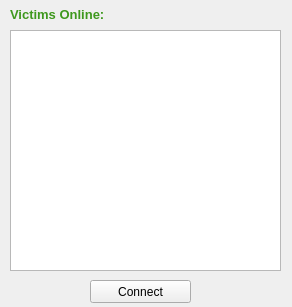
<?xml version="1.0" encoding="UTF-8"?>
<ui version="4.0">
 <class>connectc</class>
 <widget class="QWidget" name="connectc">
  <property name="geometry">
   <rect>
    <x>0</x>
    <y>0</y>
    <width>292</width>
    <height>307</height>
   </rect>
  </property>
  <property name="windowTitle">
   <string>Form</string>
  </property>
  <widget class="QListWidget" name="listWidget">
   <property name="geometry">
    <rect>
     <x>10</x>
     <y>30</y>
     <width>271</width>
     <height>241</height>
    </rect>
   </property>
  </widget>
  <widget class="QPushButton" name="pushButton">
   <property name="geometry">
    <rect>
     <x>90</x>
     <y>280</y>
     <width>101</width>
     <height>23</height>
    </rect>
   </property>
   <property name="text">
    <string>Connect</string>
   </property>
  </widget>
  <widget class="QLabel" name="label">
   <property name="geometry">
    <rect>
     <x>10</x>
     <y>-1</y>
     <width>261</width>
     <height>31</height>
    </rect>
   </property>
   <property name="text">
    <string>&lt;html&gt;&lt;head/&gt;&lt;body&gt;&lt;p&gt;&lt;span style=&quot; font-size:10pt; font-weight:600; color:#3e981d;&quot;&gt;Victims Online:&lt;/span&gt;&lt;/p&gt;&lt;/body&gt;&lt;/html&gt;</string>
   </property>
  </widget>
 </widget>
 <resources/>
 <connections/>
</ui>
